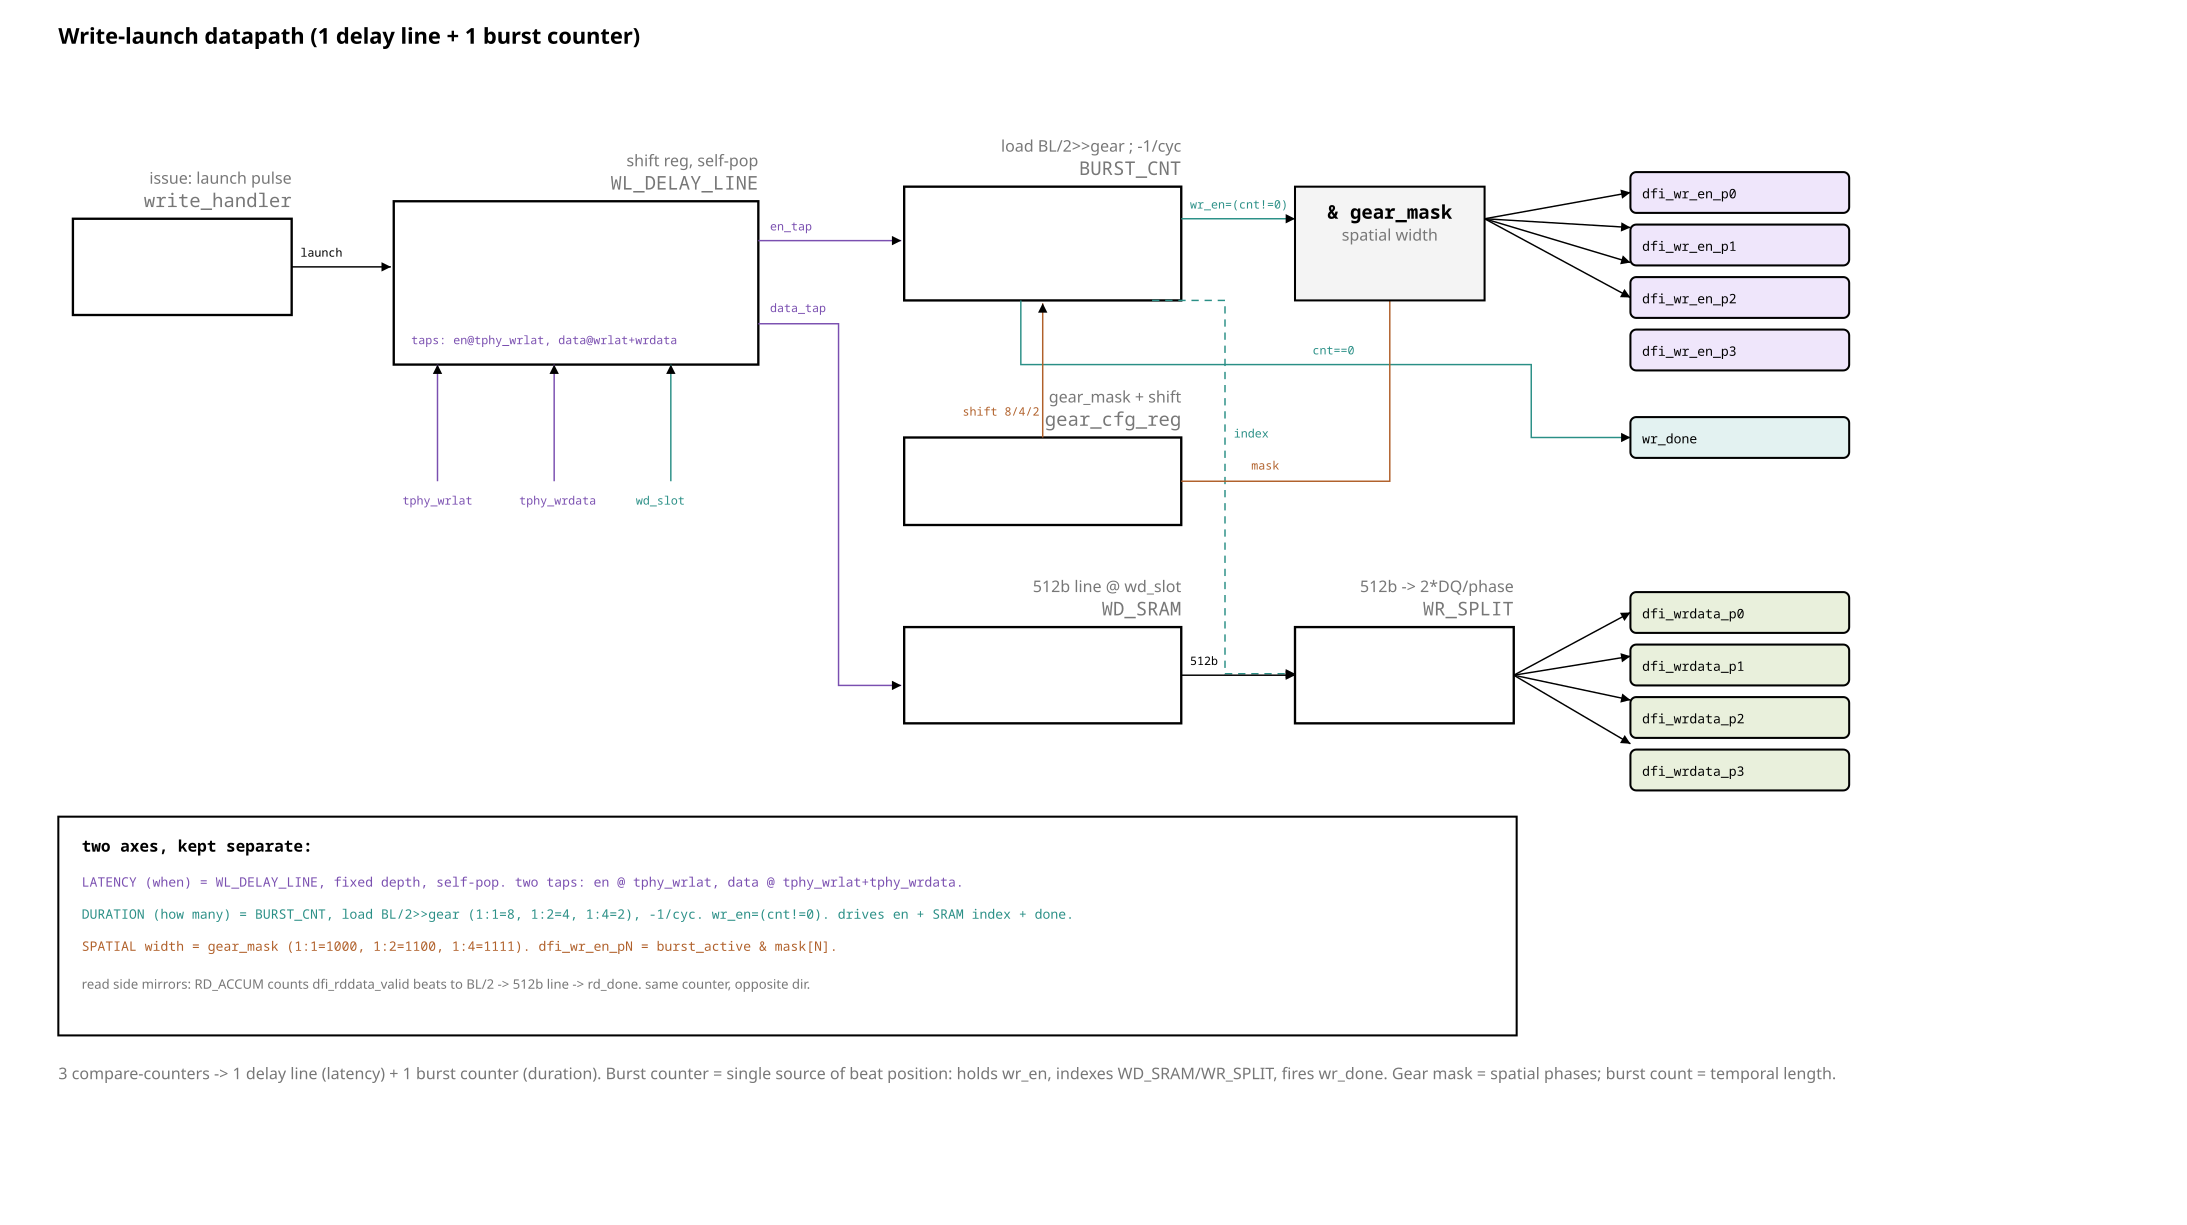

Python code for this plot:
from rtlfig import (Fig, MUTED, FILL_NEW, FILL_LOGIC, FILL_CELL, FILL_ACTIVE,
                    FAINT, INK, PAPER, W_CELL)

# fig_83 - clean write-launch datapath. 1 delay line (latency) + 1 burst counter
# (duration) replace the 3 compare-counters. Burst counter = single owner of
# beat position: drives wr_en window, WD_SRAM index, wr_done.

LAT = "#7a4fb0"   # latency / delay-line
DUR = "#2a8f86"   # duration / burst counter
GR  = "#b0602a"   # gear
f = Fig(1500, 840)


def port(x, y, name, fill=PAPER):
    f.rect(x, y-14, 150, 28, fill=fill, width=1.4, rx=4)
    f.text(x+8, y+4, name, size=9, mono=True)


f.text(40, 30, "Write-launch datapath  (1 delay line + 1 burst counter)", size=15,
       mono=False, bold=True)

# ---- write_handler ----
f.block(50, 150, 150, 66, "write_handler", "issue: launch pulse")
f.line(200, 183, 268, 183, arrow=True, stroke=INK)
f.text(206, 176, "launch", size=8, mono=True, fill=INK)

# ---- WL delay line ----
f.block(270, 138, 250, 112, "WL_DELAY_LINE", "shift reg, self-pop")
f.text(282, 236, "taps: en@tphy_wrlat, data@wrlat+wrdata", size=8, mono=True, fill=LAT)
# inputs from below
for i, (lab, col) in enumerate([("tphy_wrlat", LAT), ("tphy_wrdata", LAT), ("wd_slot", DUR)]):
    xx = 300 + i*80
    f.line(xx, 330, xx, 250, arrow=True, stroke=col)
    f.text(xx-24, 346, lab, size=8, mono=True, fill=col)

# taps out
f.line(520, 165, 618, 165, arrow=True, stroke=LAT)
f.text(528, 158, "en_tap", size=8, mono=True, fill=LAT)
f.path("M520 222 L575 222 L575 470 L618 470", arrow=True, stroke=LAT)
f.text(528, 214, "data_tap", size=8, mono=True, fill=LAT)

# ---- burst counter ----
f.block(620, 128, 190, 78, "BURST_CNT", "load BL/2>>gear ; -1/cyc")

# wr_en -> gear AND
f.line(810, 150, 888, 150, arrow=True, stroke=DUR)
f.text(816, 143, "wr_en=(cnt!=0)", size=8, mono=True, fill=DUR)

# index -> WD_SRAM (dashed, down the right of gear_cfg)
f.path("M790 206 L840 206 L840 462 L888 462", arrow=True, dashed=True, stroke=DUR)
f.text(846, 300, "index", size=8, mono=True, fill=DUR)

# done -> wr_done
f.path("M700 206 L700 250 L1050 250 L1050 300 L1118 300", arrow=True, stroke=DUR)
f.text(900, 243, "cnt==0", size=8, mono=True, fill=DUR)

# ---- gear cfg ----
f.block(620, 300, 190, 60, "gear_cfg_reg", "gear_mask + shift")
f.path("M715 300 L715 208", arrow=True, stroke=GR)        # shift/target up to burst
f.text(660, 285, "shift 8/4/2", size=8, mono=True, fill=GR)
f.path("M810 330 L953 330 L953 194", arrow=True, stroke=GR)  # mask to gear AND
f.text(858, 322, "mask", size=8, mono=True, fill=GR)

# ---- gear AND ----
f.logic(888, 128, 130, 78, "& gear_mask", "spatial width", top=True)
# 4 phase enables out
for i in range(4):
    yy = 132 + i*22
    f.line(1018, 150, 1118, 132+i*24, arrow=True, stroke=INK)
port(1118, 132, "dfi_wr_en_p0", FILL_NEW)
port(1118, 168, "dfi_wr_en_p1", FILL_NEW)
port(1118, 204, "dfi_wr_en_p2", FILL_NEW)
port(1118, 240, "dfi_wr_en_p3", FILL_NEW)
port(1118, 300, "wr_done", FILL_ACTIVE)

# ---- WD_SRAM -> WR_SPLIT -> wrdata ----
f.block(620, 430, 190, 66, "WD_SRAM", "512b line @ wd_slot")
f.line(810, 463, 888, 463, arrow=True, stroke=INK)
f.text(816, 456, "512b", size=8, mono=True, fill=INK)
f.block(888, 430, 150, 66, "WR_SPLIT", "512b -> 2*DQ/phase")
for i in range(4):
    f.line(1038, 463, 1118, 420+i*30, arrow=True, stroke=INK)
port(1118, 420, "dfi_wrdata_p0", FILL_CELL)
port(1118, 456, "dfi_wrdata_p1", FILL_CELL)
port(1118, 492, "dfi_wrdata_p2", FILL_CELL)
port(1118, 528, "dfi_wrdata_p3", FILL_CELL)

# ---- legend ----
f.rect(40, 560, 1000, 150, fill=PAPER, width=1.4, stroke=INK)
f.text(56, 584, "two axes, kept separate:", size=11, bold=True)
f.text(56, 608, "LATENCY (when)  = WL_DELAY_LINE, fixed depth, self-pop. two taps: en @ tphy_wrlat, "
       "data @ tphy_wrlat+tphy_wrdata.", size=9, mono=True, fill=LAT)
f.text(56, 630, "DURATION (how many) = BURST_CNT, load BL/2>>gear (1:1=8, 1:2=4, 1:4=2), -1/cyc. "
       "wr_en=(cnt!=0). drives en + SRAM index + done.", size=9, mono=True, fill=DUR)
f.text(56, 652, "SPATIAL width = gear_mask (1:1=1000, 1:2=1100, 1:4=1111). dfi_wr_en_pN = "
       "burst_active & mask[N].", size=9, mono=True, fill=GR)
f.text(56, 678, "read side mirrors: RD_ACCUM counts dfi_rddata_valid beats to BL/2 -> 512b line -> "
       "rd_done. same counter, opposite dir.", size=9, mono=False, fill=MUTED)

f.caption(40, 740,
          "3 compare-counters -> 1 delay line (latency) + 1 burst counter (duration). Burst counter "
          "= single source of beat position: holds wr_en, indexes WD_SRAM/WR_SPLIT, fires wr_done. "
          "Gear mask = spatial phases; burst count = temporal length.")

f.save("fig_83_wr_launch.svg")
print("wrote fig_83_wr_launch.svg")
